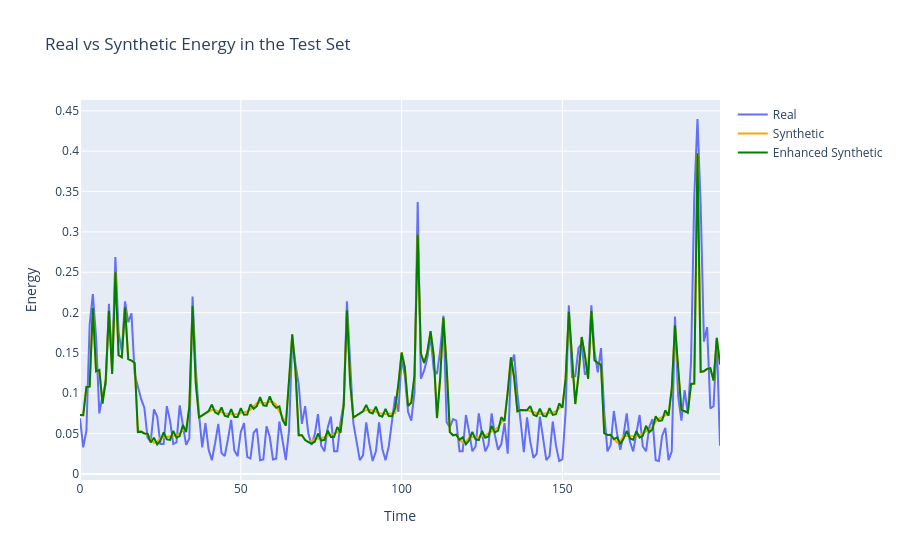

Notebook cell for this chart:
### Markdown cell above
# Some Enhancement

### Code cell
temp_df = test_df[test_df['LCLid'] == id[0]]

weather, cluster, time, statistical, spike_type, spike_magnitude, noise, real_energy = utils.get_information(200, temp_df)

h = model_medoid.lstm_decoder(noise, weather, cluster, time)

latent_space = model_m2s.lstm_encoder(h)
mu, logvar = latent_space.chunk(2, dim=2)
z = model_m2s.reparameterize(mu, logvar)
h = model_m2s.lstm_decoder(z, weather, cluster, time, statistical, spike_type, spike_magnitude)

synthetic_energy = h.squeeze().detach().cpu().numpy()
gradient = statistical.squeeze().detach().cpu().numpy()[0][-1]
min_energy = statistical.squeeze().detach().cpu().numpy()[0][3]
enhanced_synthetic_energy = utils.enhanced_energy_profile(spike_type, synthetic_energy, gradient, min_energy)

real_energy = real_energy.squeeze()

fig = go.Figure()

fig.add_trace(go.Scatter(
    x=np.arange(len(real_energy)), 
    y=real_energy, 
    mode='lines', 
    name='Real'))

fig.add_trace(go.Scatter(
    x=np.arange(len(synthetic_energy)), 
    y=synthetic_energy, 
    mode='lines', 
    name='Synthetic', 
    line=dict(color='orange')))

fig.add_trace(go.Scatter(
    x=np.arange(len(enhanced_synthetic_energy)), 
    y=enhanced_synthetic_energy, 
    mode='lines', 
    name='Enhanced Synthetic', 
    line=dict(color='green')))

fig.update_layout(
    title='Real vs Synthetic Energy in the Test Set', 
    xaxis_title='Time', 
    yaxis_title='Energy')

### Figure 1 — Plotly figure (JSON) as saved in the notebook; plotly's stock layout.template omitted (floating-point values rounded to 4 significant figures; data arrays with more than 128 entries replaced by an {"elided": "..."} marker saying what was removed)
{"data": [{"mode": "lines", "name": "Real", "type": "scatter", "x": {"elided": "200 int values"}, "y": {"elided": "200 float values"}}, {"line": {"color": "orange"}, "mode": "lines", "name": "Synthetic", "type": "scatter", "x": {"elided": "200 int values"}, "y": {"elided": "200 float values"}}, {"line": {"color": "green"}, "mode": "lines", "name": "Enhanced Synthetic", "type": "scatter", "x": {"elided": "200 int values"}, "y": {"elided": "200 float values"}}], "layout": {"title": {"text": "Real vs Synthetic Energy in the Test Set"}, "xaxis": {"title": {"text": "Time"}}, "yaxis": {"title": {"text": "Energy"}}}}
